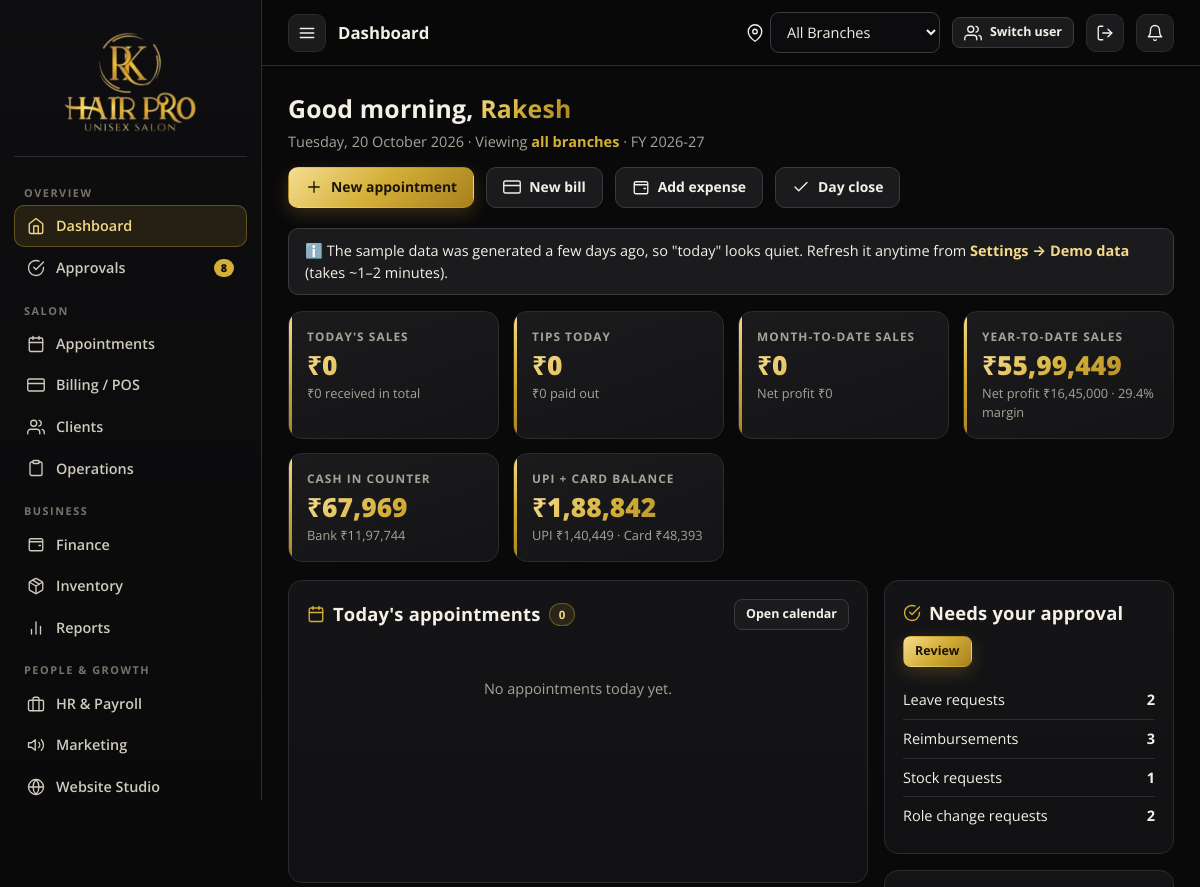
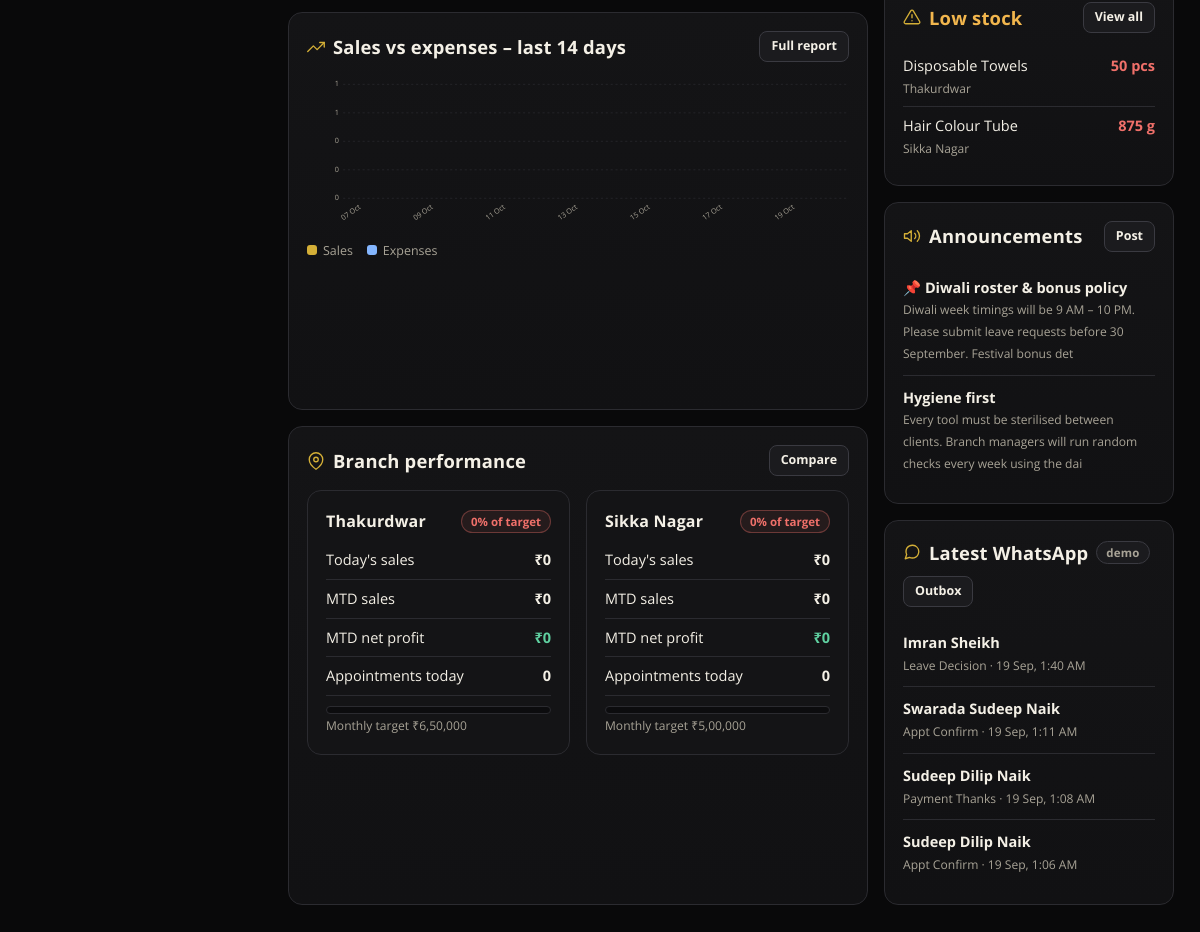
Screenshot of /dashboard (signed in) with the database file from the repository (2 pictures, top to bottom).
### rkhp/models.py (models this page shows, shortened)
class Branch(db.Model):
    id = db.Column(db.Integer, primary_key=True)
    name = db.Column(db.String(80), nullable=False)
    code = db.Column(db.String(8), nullable=False)
    address = db.Column(db.String(240))
    phone = db.Column(db.String(20))
    open_time = db.Column(db.String(5), default="10:00")
    close_time = db.Column(db.String(5), default="21:00")
    slot_minutes = db.Column(db.Integer, default=30)
    monthly_target = db.Column(db.Float, default=0)
    active = db.Column(db.Boolean, default=True)
    created_at = db.Column(db.DateTime, default=now)

class StockLevel(db.Model):
    id = db.Column(db.Integer, primary_key=True)
    item_id = db.Column(db.Integer, db.ForeignKey("item.id"), nullable=False)
    branch_id = db.Column(db.Integer, db.ForeignKey("branch.id"), nullable=False)
    qty = db.Column(db.Float, default=0)
    reorder_level = db.Column(db.Float, default=0)
    item = db.relationship("Item")
    branch = db.relationship("Branch")
    __table_args__ = (db.UniqueConstraint("item_id", "branch_id"),)

class Item(db.Model):
    id = db.Column(db.Integer, primary_key=True)
    name = db.Column(db.String(100), nullable=False)
    sku = db.Column(db.String(30))
    category = db.Column(db.String(50))
    unit = db.Column(db.String(10), default="pcs")
    cost = db.Column(db.Float, default=0)
    sell_price = db.Column(db.Float, default=0)
    is_retail = db.Column(db.Boolean, default=False)
    vendor_id = db.Column(db.Integer, db.ForeignKey("vendor.id"))
    active = db.Column(db.Boolean, default=True)
    vendor = db.relationship("Vendor")

class Announcement(db.Model):
    id = db.Column(db.Integer, primary_key=True)
    title = db.Column(db.String(120), nullable=False)
    body = db.Column(db.Text)
    branch_id = db.Column(db.Integer, db.ForeignKey("branch.id"))    # None = everyone
    pinned = db.Column(db.Boolean, default=False)
    created_by_id = db.Column(db.Integer, db.ForeignKey("employee.id"))
    created_at = db.Column(db.DateTime, default=now)
    branch = db.relationship("Branch")
    created_by = db.relationship("Employee")

class WhatsAppMessage(db.Model):
    id = db.Column(db.Integer, primary_key=True)
    to_name = db.Column(db.String(100))
    to_mobile = db.Column(db.String(15))
    kind = db.Column(db.String(30))
    body = db.Column(db.Text)
    status = db.Column(db.String(12), default="simulated")   # simulated / sent / failed
    branch_id = db.Column(db.Integer, db.ForeignKey("branch.id"))
    created_at = db.Column(db.DateTime, default=now)
    branch = db.relationship("Branch")

### rkhp/routes/dashboard.py (the view)
@bp.route("/dashboard")
@login_required
def index():
    ids = scope_ids()
    today = date.today()
    mtd, ytd = today.replace(day=1), fy_start(today)
    P = current_user.has_perm
    ctx = dict(page_title="Dashboard", today=today, mtd_start=mtd, ytd_start=ytd, fy=fy_label())
    if P("finance") or P("reports"):
        s_day, s_mtd, s_ytd = fin.summary(ids, today, today), fin.summary(ids, mtd, today), fin.summary(ids, ytd, today)
        pl_mtd, pl_ytd = fin.pnl(ids, mtd, today), fin.pnl(ids, ytd, today)
        ctx.update(s_day=s_day, s_mtd=s_mtd, s_ytd=s_ytd, pl_mtd=pl_mtd, pl_ytd=pl_ytd)
        ser = fin.daily_series(ids, today - timedelta(days=13), today)
        days = [today - timedelta(days=i) for i in range(13, -1, -1)]
        ctx["trend"] = dict(labels=[d.strftime("%d %b") for d in days],
                            series=[dict(name="Sales", values=[ser.get(d, {}).get("revenue", 0) for d in days]),
                                    dict(name="Expenses", values=[ser.get(d, {}).get("expense", 0) for d in days])])
        cards = []
        for b in Branch.query.filter(Branch.id.in_(ids)):
            pm = fin.pnl([b.id], mtd, today)
            pt = fin.pnl([b.id], today, today)
            n_ap = len(al.day_appointments([b.id], today, include_cancelled=False))
            cards.append(dict(b=b, today=pt["total_revenue"], mtd=pm["total_revenue"], profit=pm["net_profit"], appts=n_ap,
                              pct=round(pm["total_revenue"] / b.monthly_target * 100) if b.monthly_target else 0))
        ctx["cards"] = cards
        top = (db.session.query(InvoiceItem.employee_id, func.sum(InvoiceItem.net_amount)).join(Invoice, Invoice.id == InvoiceItem.invoice_id)
               .filter(InvoiceItem.kind == "service", Invoice.branch_id.in_(ids), Invoice.date.between(mtd, today), Invoice.status != "void", InvoiceItem.employee_id.isnot(None))
               .group_by(InvoiceItem.employee_id).order_by(func.sum(InvoiceItem.net_amount).desc()).limit(5).all())
        ctx["top"] = [(db.session.get(Employee, e), v) for e, v in top]
        ctx["dues"] = Invoice.query.filter(Invoice.branch_id.in_(ids), Invoice.status == "partial").order_by(Invoice.date).limit(5).all()
    if P("appointments"):
        appts = al.day_appointments(ids, today)
        groups = {}
        for a in appts:
            groups.setdefault(a.employee, []).append(a)
        order = sorted(groups.items(), key=lambda kv: (kv[0] is None or kv[0].role != "super_admin", kv[0].name if kv[0] else "~"))
        ctx["appt_groups"] = order
        ctx["appt_count"] = sum(1 for a in appts if a.is_active)
        ctx["upcoming"] = [a for a in appts if a.start_dt >= datetime.now() and a.is_active][:6]
    if P("inventory"):
        ctx["low"] = inv_logic.low_items(ids)[:6]
    if current_user.is_manager:
        ctx["pend"] = dict(
            leaves=LeaveRequest.query.join(Employee, Employee.id == LeaveRequest.employee_id).filter(LeaveRequest.status == "pending", Employee.branch_id.in_(ids)).count(),
            reimb=Reimbursement.query.filter(Reimbursement.status == "pending", Reimbursement.branch_id.in_(ids)).count(),
            stock=StockRequest.query.filter(StockRequest.status == "pending", StockRequest.branch_id.in_(ids)).count(),
            roles=RoleRequest.query.filter_by(status="pending").count() if current_user.is_super else 0)
        ctx["wa"] = WhatsAppMessage.query.order_by(WhatsAppMessage.id.desc()).limit(4).all()
    ctx["announcements"] = Announcement.query.order_by(Announcement.pinned.desc(), Announcement.created_at.desc()).limit(3).all()
    last_inv = db.session.query(func.max(Invoice.date)).scalar()
    ctx["stale_demo"] = bool(current_user.is_super and last_inv and (today - last_inv).days > 1)
    return render_template("dashboard.html", **ctx)

### rkhp/templates/dashboard.html (shortened to what this page needs)
{% extends 'base.html' %}
{% block content %}
{% set hr_ = now().hour %}
<div class="page-h">
  <div>
    <h1>{{ 'Good morning' if hr_ < 12 else ('Good afternoon' if hr_ < 17 else 'Good evening') }}, <span class="gold-text">{{ current_user.name.split('(')[0].split()[0] }}</span></h1>
    <p>{{ today|dfmt('%A, %d %B %Y') }} · Viewing <b class="gold">{{ 'all branches' if not scope_branch else scope_branch.name }}</b>{% if s_ytd is defined %} · {{ fy }}{% endif %}</p>
  </div>
  <div class="row no-print">
    {% if current_user.has_perm('appointments') %}<a class="btn gold" href="{{ url_for('appt.new') }}">{{ ui.icon('plus') }} New appointment</a>{% endif %}
    {% if current_user.has_perm('billing') %}<a class="btn" href="{{ url_for('billing.new') }}">{{ ui.icon('card') }} New bill</a>{% endif %}
    {% if current_user.has_perm('finance') %}<a class="btn" href="{{ url_for('fin.entry', kind='out') }}">{{ ui.icon('wallet') }} Add expense</a><a class="btn" href="{{ url_for('fin.day_close') }}">{{ ui.icon('check') }} Day close</a>{% endif %}
  </div>
</div>
{% if stale_demo %}<div class="flash" style="margin-bottom:16px"><span>ℹ️ The sample data was generated a few days ago, so "today" looks quiet. Refresh it anytime from <a href="{{ url_for('sett.index', tab='data') }}"><b>Settings → Demo data</b></a> (takes ~1–2 minutes).</span></div>{% endif %}
{% if s_day is defined %}
<div class="kpi-grid mb">
  {{ ui.kpi("Today's sales", s_day.revenue|inr, s_day.in_total|inr + ' received in total', url_for('fin.index', p='today')) }}
  {{ ui.kpi("Tips today", s_day.tips_in|inr, s_day.tips_out|inr + ' paid out', url_for('fin.tips', p='today')) }}
  {{ ui.kpi("Month-to-date sales", s_mtd.revenue|inr, 'Net profit ' + pl_mtd.net_profit|inr, url_for('fin.index', p='mtd')) }}
  {{ ui.kpi("Year-to-date sales", s_ytd.revenue|inr, 'Net profit ' + pl_ytd.net_profit|inr + ' · ' + pl_ytd.margin|string + '% margin', url_for('fin.index', p='ytd')) }}
  {{ ui.kpi("Cash in counter", s_day.cash_total|inr, 'Bank ' + s_day.bank_total|inr, url_for('fin.day_close')) }}
  {{ ui.kpi("UPI + card balance", (s_day.upi_total + s_day.card_total)|inr, 'UPI ' + s_day.upi_total|inr + ' · Card ' + s_day.card_total|inr, url_for('fin.accounts')) }}
</div>
{% endif %}
<div class="grid g-main">
  <div class="grid">
    {% if appt_groups is defined %}
    <div class="card">
      <div class="card-h"><h2>{{ ui.icon('calendar') }} Today's appointments <span class="badge gold">{{ appt_count }}</span></h2><a class="btn sm" href="{{ url_for('appt.board') }}">Open calendar</a></div>
      {% for emp, list in appt_groups %}
        <div style="margin-bottom:14px">
          <div class="row" style="margin-bottom:6px">{% if emp %}{{ ui.avatar(emp) }}<div><b>{{ emp.name }}</b><br><small>{{ emp.role_label }} · {{ list|selectattr('is_active')|list|length }} appointment(s){% if scope_branch is none and list %} · {{ list[0].branch.name }}{% endif %}</small></div>{% else %}<b>Unassigned</b>{% endif %}</div>
          <div class="table-wrap"><table class="tbl"><tbody>
            {% for a in list %}<tr onclick="location='{{ url_for('appt.view', aid=a.id) }}'" style="cursor:pointer">
              <td class="nowrap"><b>{{ a.start_dt|tfmt }}</b></td><td>{{ a.client.name }}<br><small>{{ a.service_names }}</small></td><td>{{ ui.status(a.status) }}</td><td class="num">{{ a.total|inr }}</td></tr>{% endfor %}
          </tbody></table></div>
        </div>
      {% else %}<div class="empty">No appointments today yet.</div>{% endfor %}
    </div>
    {% endif %}
    {% if trend is defined %}
    <div class="card">
      <div class="card-h"><h2>{{ ui.icon('trend') }} Sales vs expenses – last 14 days</h2><a class="btn sm" href="{{ url_for('rep.view', key='daily_trend') }}">Full report</a></div>
      {{ ui.bars(trend) }}
    </div>
    {% endif %}
    {% if cards is defined and cards|length > 1 %}
    <div class="card">
      <div class="card-h"><h2>{{ ui.icon('pin') }} Branch performance</h2><a class="btn sm" href="{{ url_for('rep.view', key='branch_compare') }}">Compare</a></div>
      <div class="grid g2">
        {% for c in cards %}<div class="card flat">
          <div class="card-h" style="margin-bottom:8px"><h3>{{ c.b.name }}</h3><span class="badge {{ 'ok' if c.pct >= 100 else ('warn' if c.pct >= 60 else 'bad') }}">{{ c.pct }}% of target</span></div>
          <div class="stat-row"><span>Today's sales</span><b>{{ c.today|inr }}</b></div>
          <div class="stat-row"><span>MTD sales</span><b>{{ c.mtd|inr }}</b></div>
          <div class="stat-row"><span>MTD net profit</span><b class="{{ 'ok' if c.profit >= 0 else 'bad' }}">{{ c.profit|inr }}</b></div>
          <div class="stat-row"><span>Appointments today</span><b>{{ c.appts }}</b></div>
          <div class="progress mt-s {{ 'ok' if c.pct >= 100 }}"><i style="width:{{ [c.pct,100]|min }}%"></i></div>
          <small class="muted">Monthly target {{ c.b.monthly_target|inr }}</small>
        </div>{% endfor %}
      </div>
    </div>
    {% endif %}
  </div>
  <div class="grid" style="align-content:start">
    {% if pend is defined and (pend.leaves + pend.reimb + pend.stock + pend.roles) %}
    <div class="card"><div class="card-h"><h2>{{ ui.icon('approve') }} Needs your approval</h2><a class="btn sm gold" href="{{ url_for('misc.approvals') }}">Review</a></div>
      {% if pend.leaves %}<div class="stat-row"><span>Leave requests</span><b>{{ pend.leaves }}</b></div>{% endif %}
      {% if pend.reimb %}<div class="stat-row"><span>Reimbursements</span><b>{{ pend.reimb }}</b></div>{% endif %}
      {% if pend.stock %}<div class="stat-row"><span>Stock requests</span><b>{{ pend.stock }}</b></div>{% endif %}
      {% if pend.roles %}<div class="stat-row"><span>Role change requests</span><b>{{ pend.roles }}</b></div>{% endif %}
    </div>{% endif %}
    {% if low is defined and low %}
    <div class="card"><div class="card-h"><h2 class="warn">{{ ui.icon('alert') }} Low stock</h2><a class="btn sm" href="{{ url_for('inv.index', low=1) }}">View all</a></div>
      {% for s in low %}<div class="stat-row"><span>{{ s.item.name }}{% if not scope_branch %}<br><small>{{ s.branch.name }}</small>{% endif %}</span><b class="bad">{{ '%g'|format(s.qty) }} {{ s.item.unit }}</b></div>{% endfor %}
    </div>{% endif %}
    {% if announcements %}
    <div class="card"><div class="card-h"><h2>{{ ui.icon('megaphone') }} Announcements</h2>{% if current_user.has_perm('hr') %}<a class="btn sm" href="{{ url_for('hr.announcements') }}">Post</a>{% endif %}</div>
      {% for a in announcements %}<div class="list-item" style="align-items:flex-start"><div><b>{% if a.pinned %}📌 {% endif %}{{ a.title }}</b><br><small>{{ a.body[:110] }}</small></div></div>{% endfor %}
    </div>{% endif %}
    {% if wa is defined and wa %}
    <div class="card"><div class="card-h"><h2>{{ ui.icon('chat') }} Latest WhatsApp <span class="badge">demo</span></h2><a class="btn sm" href="{{ url_for('misc.outbox') }}">Outbox</a></div>
      {% for m in wa %}<div class="list-item"><div class="grow"><b>{{ m.to_name }}</b><br><small>{{ m.kind|replace('_',' ')|title }} · {{ m.created_at|dtfmt }}</small></div></div>{% endfor %}
    </div>{% endif %}
  </div>
</div>
{% endblock %}

### rows the page displays
Branch: b.name "Thakurdwar", b.monthly_target|inr "₹6,50,000"
Branch: b.name "Sikka Nagar", b.monthly_target|inr "₹5,00,000"
StockLevel: item.name "Disposable Towels", branch.name "Thakurdwar", qty "50", item.unit "pcs"
StockLevel: item.name "Hair Colour Tube", branch.name "Sikka Nagar", qty "875", item.unit "g"
Announcement: title "Diwali roster & bonus policy", body "Diwali week timings will be 9 AM – 10 PM. Please submit leave requests before 30 September. Festival bonus det"
Announcement: title "Hygiene first", body "Every tool must be sterilised between clients. Branch managers will run random checks every week using the dai"
WhatsAppMessage: to_name "Imran Sheikh", kind "Leave Decision", created_at|dtfmt "19 Sep, 1:40 AM"
WhatsAppMessage: to_name "Swarada Sudeep Naik", kind "Appt Confirm", created_at|dtfmt "19 Sep, 1:11 AM"
WhatsAppMessage: to_name "Sudeep Dilip Naik", kind "Payment Thanks", created_at|dtfmt "19 Sep, 1:08 AM"
WhatsAppMessage: to_name "Sudeep Dilip Naik", kind "Appt Confirm", created_at|dtfmt "19 Sep, 1:06 AM"

### other values shown
{{ sec.title }} "OVERVIEW" "SALON" "BUSINESS" "PEOPLE & GROWTH"
{{ it.label }} "Dashboard" "Approvals" "Appointments" "Billing / POS" "Clients" "Operations" "Finance" "Inventory" "Reports" "HR & Payroll" "Marketing" "Website Studio"
{{ it.count }} "8"
{{ page_title|default('') }} "Dashboard"
{{ today|dfmt('%A, %d %B %Y') }} "Tuesday, 20 October 2026"
{{ 'all branches' if not scope_branch else scope_branch.name }} "all branches"
{{ fy }} "FY 2026-27"
{{ label }} "TODAY'S SALES TIPS TODAY MONTH-TO-DATE SALES YEAR-TO-DATE SALES CASH IN COUNTER UPI + CARD BALANCE"
{{ sub|safe }} "₹0 received in total ₹0 paid out Net profit ₹0 Net profit ₹16,45,000 · 29.4% margin Bank ₹11,97,744 UPI ₹1,40,449 · Card ₹48,393"
{{ appt_count }} "0"
{{ (m.v * (4 - i) / 4)|short }} "1" "1" "0" "0" "0"
{{ lb[:12] }} "07 Oct" "09 Oct" "11 Oct" "13 Oct" "15 Oct" "17 Oct" "19 Oct"
{{ s.name }} "Sales" "Expenses"
{{ c.pct }} "0" "0"
{{ c.today|inr }} "₹0" "₹0"
